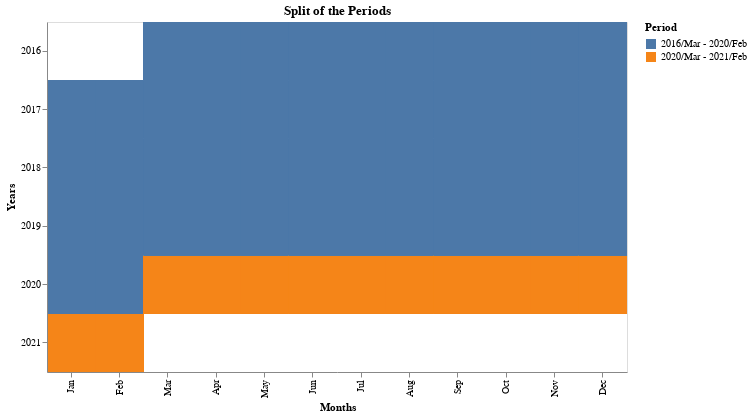

The cell this chart's notebook holds for it:
### Markdown cell above
Until here, we had successfully filtered out our dataset and Now we will visualise it with the help of 'Altair' python package

### Code cell
alt.Chart(data).mark_rect().encode(
    x=alt.X('month:N', sort=MONTHS, title='Months'),
    y=alt.Y('year:N', title='Years'),
    color=alt.Color('period', legend=alt.Legend(title=T_PERIOD))
).properties(title = T_PERIOD_SPLIT, width=580, height=350)

### Figure 1 — Vega-Lite specification as saved in the notebook (floating-point values rounded to 4 significant figures; data arrays with more than 128 entries replaced by an {"elided": "..."} marker saying what was removed)
{"config": {"view": {"continuousWidth": 400, "continuousHeight": 300}}, "data": {"name": "data-b65ac0e1c35ef56677222fd11d77c2b6"}, "mark": "rect", "encoding": {"color": {"field": "period", "legend": {"title": "Period"}, "type": "nominal"}, "x": {"field": "month", "sort": ["Jan", "Feb", "Mar", "Apr", "May", "Jun", "Jul", "Aug", "Sep", "Oct", "Nov", "Dec"], "title": "Months", "type": "nominal"}, "y": {"field": "year", "title": "Years", "type": "nominal"}}, "height": 350, "title": "Split of the Periods", "width": 580, "$schema": "https://vega.github.io/schema/vega-lite/v4.17.0.json", "datasets": {"data-b65ac0e1c35ef56677222fd11d77c2b6": {"elided": "960 records"}}}
